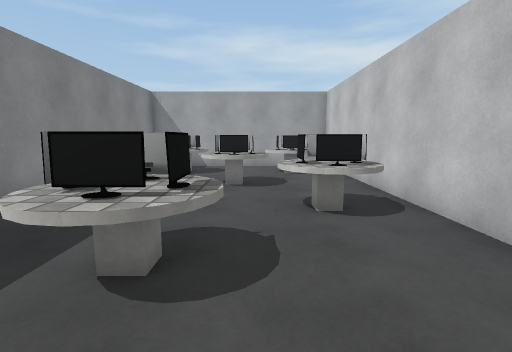
view 1 (above)

16 first-person views from a walk through a 3-D level made in the Unity game engine. The camera is 1.4 m above the floor, tilts 8° down and sees 85° across. Doors are open. The floor is counted in squares, 1 m on a side. Each view is taken from the middle of a square. On the plan, view 1 faces up. The plan holds only what a view shows up to about 14 squares ahead; the rest is blank. The player is left out. Some surface patterns are stand-ins.

view 2
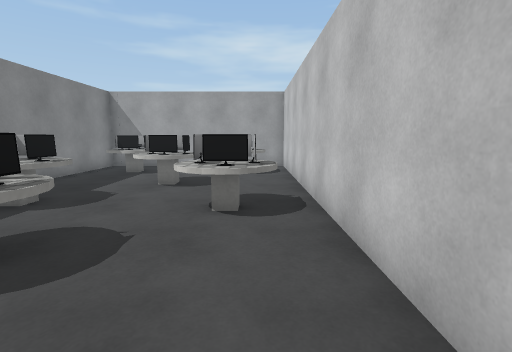

view 3
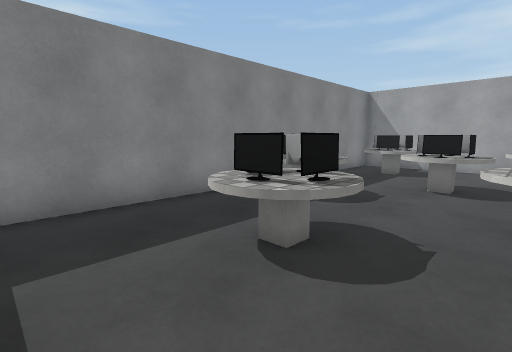

view 4
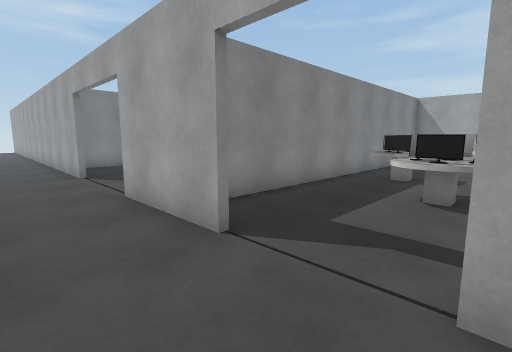

view 5
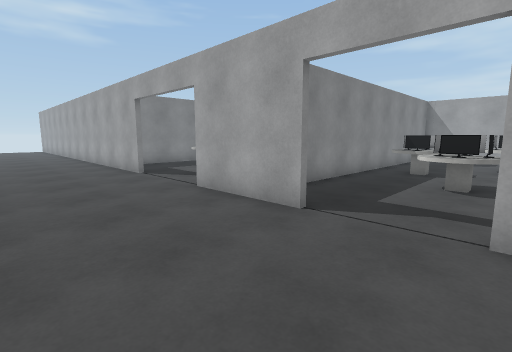

view 6
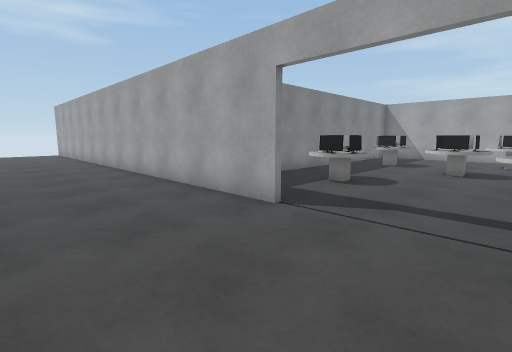

view 7
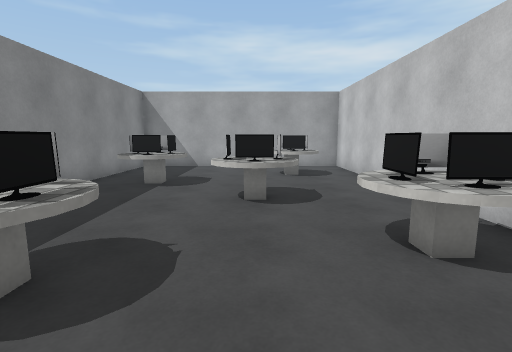

view 8
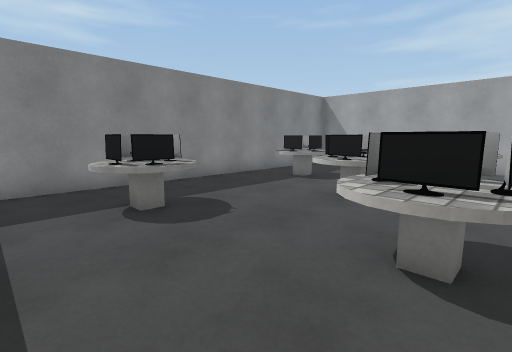

view 9
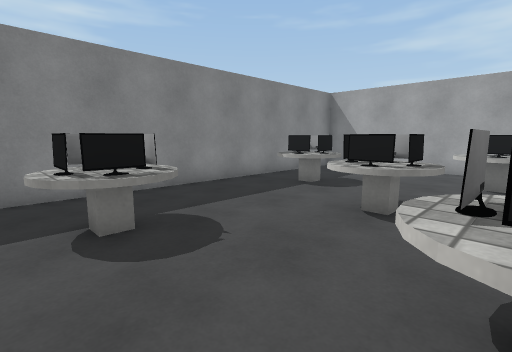

view 10
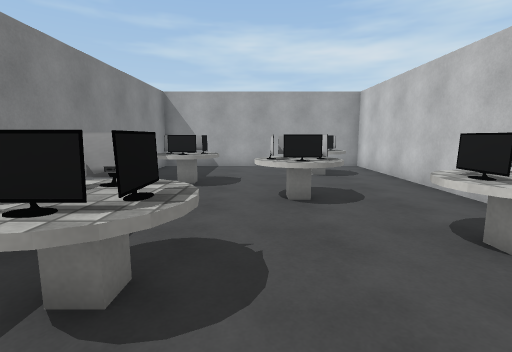

view 11
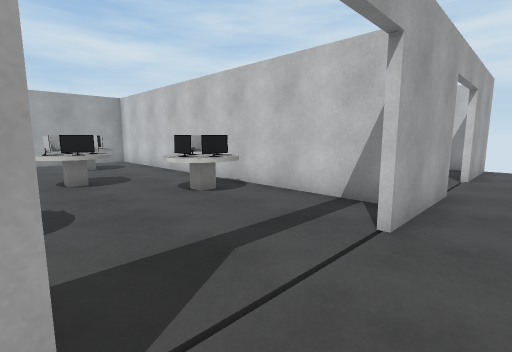

view 12
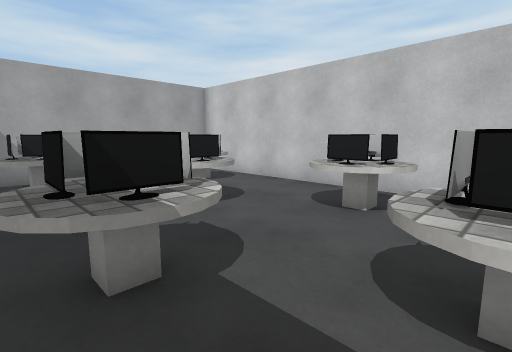

view 13
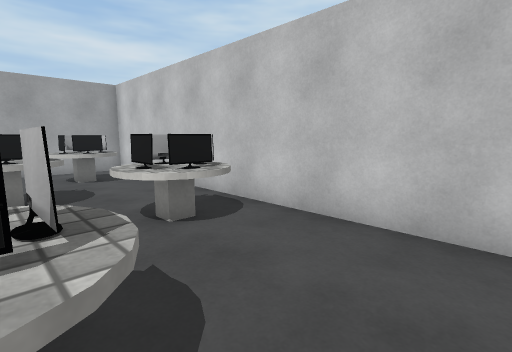

view 14
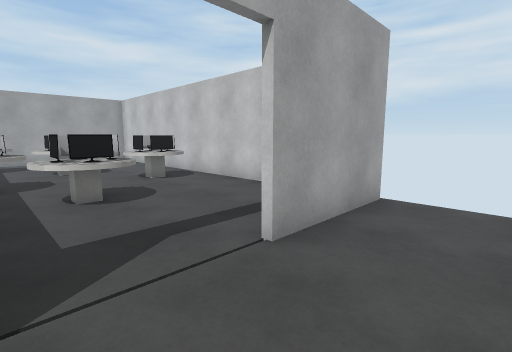

view 15
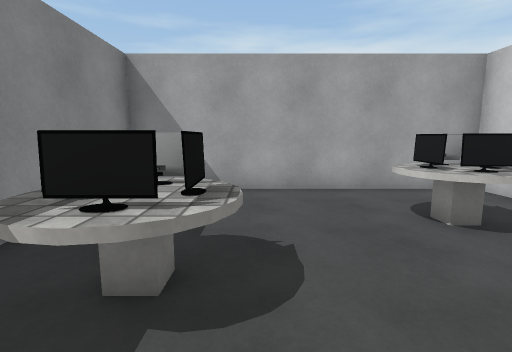

view 16
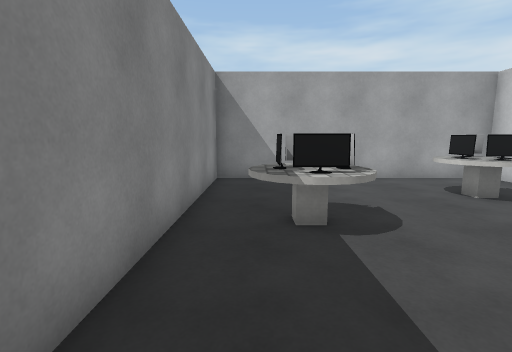

### Floor plan
Ten units are one square. View 1 is at (0, 0); x grows to the right and y downward. Boxes are objects, and circles mark ways between rooms. Rooms are numbered by the first view taken in them; rooms with no view inside come last. Other rooms are left out.
<svg viewBox="-275 -140 314 275">
<path fill="none" stroke="#000" d="M-26 -53 -35 -53M33 9 33 -135 -50 -135M-49 -135 -49 0M-108 16 -226 16M-31 16 -69 16M34 16 -4 16M-50 -135 -143 -135 -143 6M-51 9 -51 -135"/>
<rect x="-45" y="-75" width="30" height="30" fill="#bbb"><title>other object</title></rect>
<rect x="-45" y="-125" width="30" height="30" fill="#bbb"><title>other object</title></rect>
<rect x="-25" y="-45" width="30" height="30" fill="#bbb"><title>other object</title></rect>
<rect x="-25" y="-95" width="30" height="20" fill="#bbb"><title>other object</title></rect>
<rect x="-5" y="-125" width="30" height="30" fill="#bbb"><title>other object</title></rect>
<rect x="5" y="-65" width="20" height="20" fill="#bbb"><title>other object</title></rect>
<rect x="-135" y="-95" width="30" height="20" fill="#bbb"><title>other object</title></rect>
<rect x="-125" y="-35" width="20" height="20" fill="#bbb"><title>other object</title></rect>
<rect x="-105" y="-75" width="30" height="20" fill="#bbb"><title>other object</title></rect>
<rect x="-95" y="-115" width="30" height="20" fill="#bbb"><title>other object</title></rect>
<rect x="-85" y="-45" width="30" height="30" fill="#bbb"><title>other object</title></rect>
<circle cx="-20" cy="20" r="3" fill="#2a7"/>
<circle cx="-90" cy="16" r="3" fill="#2a7"/>
<text x="-10" y="-60">1</text>
<text x="-270" y="130">2</text>
<text x="-100" y="-70">3</text>
</svg>
Room 1 opens to room 2. Room 2 opens to room 3.

Where each view was taken, in squares from view 1:
view 1: 0 up, 0 right, facing up
view 2: 0 up, 2 right, facing up
view 3: 0 up, 1 right, facing up-left
view 4: 4 down, 0 right, facing up-left
view 5: 6 down, 0 right, facing up-left
view 6: 6 down, 7 left, facing up-left
view 7: 0 up, 9 left, facing up
view 8: 0 up, 6 left, facing up-left
view 9: 1 up, 7 left, facing up-left
view 10: 0 up, 10 left, facing up
view 11: 3 down, 11 left, facing up-right
view 12: 3 up, 4 left, facing up-right
view 13: 1 up, 1 left, facing up-right
view 14: 4 down, 3 left, facing up-right
view 15: 6 up, 11 left, facing up
view 16: 4 up, 13 left, facing up
